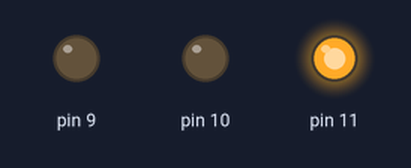
Bench run of a sketch on a simulated Arduino Uno, built with avr-gcc and run on an emulated ATmega328P. On the bench: output pins drawn as LEDs (lit = HIGH).

Above: at 0.05 s.
At 0.65 s:
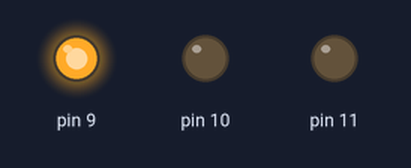
At 1.25 s:
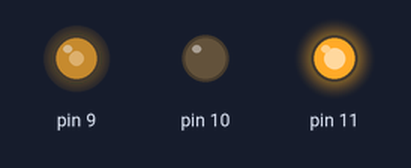
At 2.5 s:
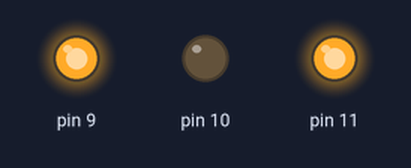
At 3.75 s:
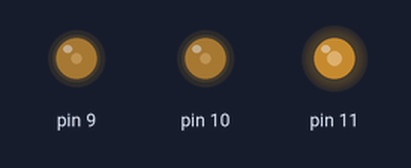
At 5.0 s:
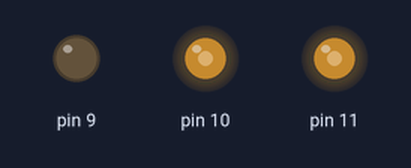
Timing chart, 0 to 6.5 s (numbered marks = the images above):
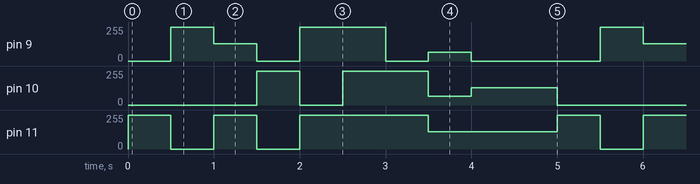

The sketch:

secuencia_larga_colores.ino
```cpp
int i;
void setup(){
for(i=9;i<12;i++)
pinMode(i,OUTPUT);
}
 void setColor(int R, int G, int B){
    analogWrite(11,R);
    analogWrite(9,G);
    analogWrite(10,B);
    }

void loop(){
 setColor(255,0,0);
 delay(500);
 setColor(0,255,0);
 delay(500);
 setColor(255,128,0);
 delay(500);
 setColor(0,0,255);
 delay(500);
 setColor(255,255,0);
 delay(500);
 setColor(255,255,255);
 delay(500);
 setColor(255,0,255);
 delay(500);
 setColor(128,64,64);
 delay(500);
  setColor(128,0,128);
 delay(1000);
  }
```

Measured:
- by itself, pin 9: repeats every 5.0 s: 128/255 0.50 s, 0/255 0.50 s, 255/255 1.0 s, 0/255 0.50 s, 64/255 0.50 s, 0/255 1.5 s, 255/255 0.50 s
- by itself, pin 10: repeats every 5.0 s: 0/255 0.50 s, 255/255 1.0 s, 64/255 0.50 s, 128/255 1.0 s, 0/255 1.5 s, 255/255 0.50 s
- by itself, pin 11: repeats every 5.0 s: 0/255 0.50 s, 255/255 0.50 s, 0/255 0.50 s, 255/255 1.5 s, 128/255 1.5 s, 255/255 0.50 s
